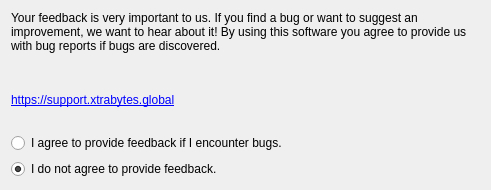
<?xml version="1.0" encoding="UTF-8"?>
<ui version="4.0">
 <class>FeedbackPage</class>
 <widget class="QWidget" name="FeedbackPage">
  <property name="geometry">
   <rect>
    <x>0</x>
    <y>0</y>
    <width>491</width>
    <height>190</height>
   </rect>
  </property>
  <property name="minimumSize">
   <size>
    <width>491</width>
    <height>190</height>
   </size>
  </property>
  <property name="windowTitle">
   <string>Form</string>
  </property>
  <layout class="QVBoxLayout" name="verticalLayout">
   <item>
    <widget class="QLabel" name="label">
     <property name="sizePolicy">
      <sizepolicy hsizetype="MinimumExpanding" vsizetype="Minimum">
       <horstretch>0</horstretch>
       <verstretch>0</verstretch>
      </sizepolicy>
     </property>
     <property name="text">
      <string>Your feedback is very important to us. If you find a bug or want to suggest an improvement, we want to hear about it! By using this software you agree to provide us with bug reports if bugs are discovered.

Please submit all feedback to our helpdesk at:</string>
     </property>
     <property name="wordWrap">
      <bool>true</bool>
     </property>
    </widget>
   </item>
   <item>
    <widget class="QLabel" name="label_2">
     <property name="text">
      <string>&lt;a href=&quot;https://support.xtrabytes.global&quot;&gt;https://support.xtrabytes.global&lt;/a&gt;</string>
     </property>
     <property name="openExternalLinks">
      <bool>true</bool>
     </property>
    </widget>
   </item>
   <item>
    <widget class="QRadioButton" name="acceptFeedback">
     <property name="text">
      <string>I agree to provide feedback if I encounter bugs.</string>
     </property>
    </widget>
   </item>
   <item>
    <widget class="QRadioButton" name="declineFeedback">
     <property name="text">
      <string>I do not agree to provide feedback.</string>
     </property>
     <property name="checked">
      <bool>true</bool>
     </property>
    </widget>
   </item>
  </layout>
 </widget>
 <resources/>
 <connections/>
</ui>
